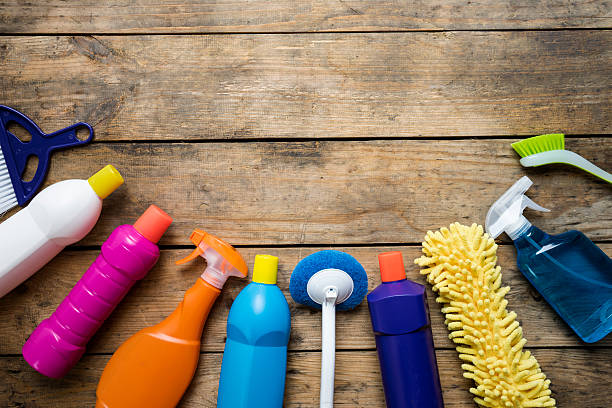
#> input picture Downloads/MEng/clean.jpeg, 612 x 408 px, given in place of the camera
$ python openCV.py   (Python 2 division)
#> lines starting #> are read from the running program, lines starting #| are printed output that depends on the picture; after the words box and inside, x2 and y2 are one past the last pixel; in counts of white or black regions, pixels touching at a corner belong together
"""
Loads and displays a video.
"""

# Importing OpenCV
from picamera.array import PiRGBArray
from picamera import PiCamera

import time
import cv2
import numpy as np


# [7 lines of commented-out code are left out]
time.sleep(0.1)

# Create a VideoCapture object and read from input file
# If the input is the camera, pass 0 instead of the video file name
cap = cv2.VideoCapture(0)

# Check if camera opened successfully
if (cap.isOpened()== False):
  print("Error opening video stream or file")

# Read the video
while(cap.isOpened()):
  # Capture frame-by-frame
  ret, frame = cap.read()
#> frame is the input picture: shape (408, 612, 3); mean B, G, R 103.4, 121.8, 145.1
  if ret == True:

    # Converting the image to grayscale.
    gray = cv2.cvtColor(frame, cv2.COLOR_BGR2GRAY)
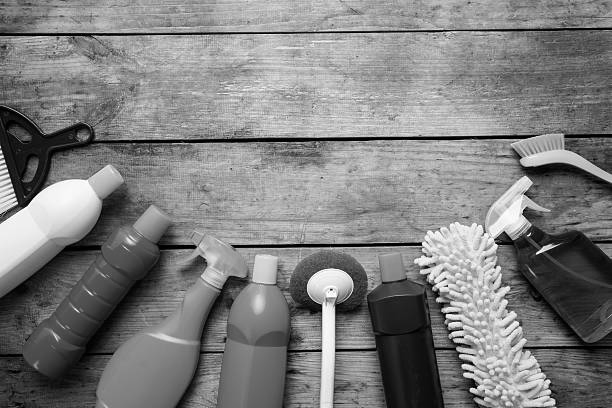
#> gray: shape (408, 612); min 0, max 255, mean 126.7

    # Using the Canny filter to get contours
    edges = cv2.Canny(gray, 20, 30)
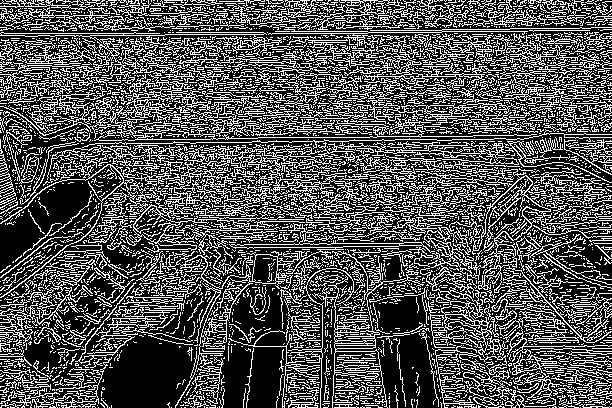
#> edges: shape (408, 612); 32.7% white in thin lines or dots
    # Using the Canny filter with different parameters
    edges_high_thresh = cv2.Canny(gray, 30, 150)
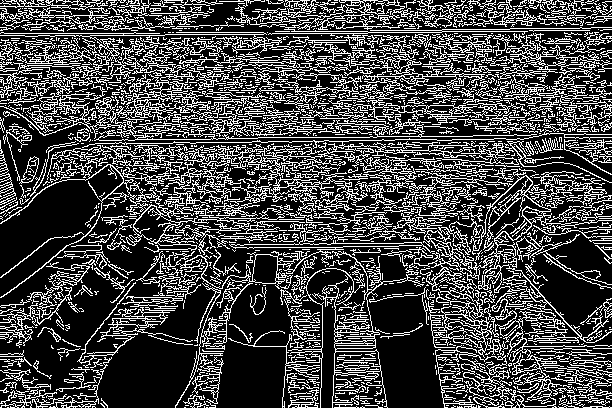
#> edges_high_thresh: shape (408, 612); 27.7% white in thin lines or dots
    # Stacking the images to print them together
    # For comparison
    canny_images = np.hstack((gray, edges_high_thresh))
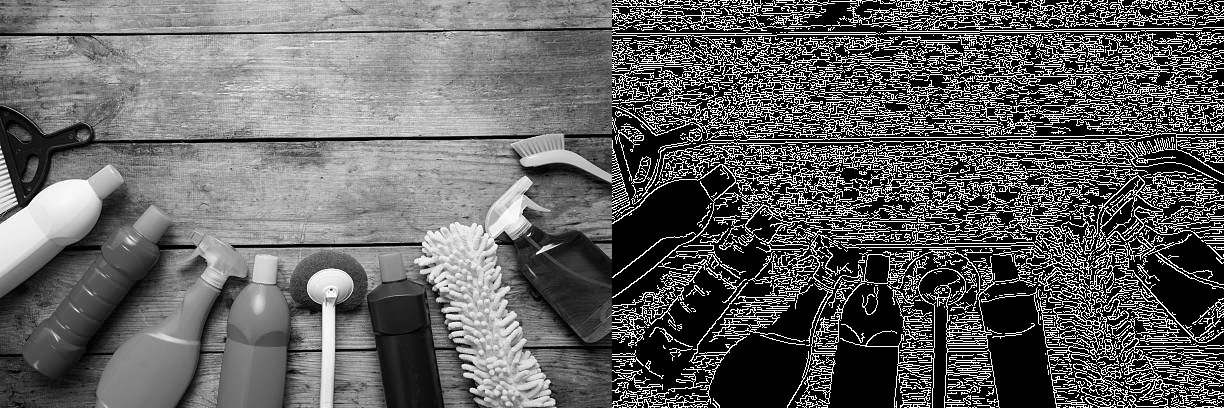
#> canny_images: shape (408, 1224); min 0, max 255, mean 98.6


    imThres = edges_high_thresh
    cnts= cv2.findContours(imThres, cv2.RETR_TREE, cv2.CHAIN_APPROX_SIMPLE)
#> cnts = 2721 contours, 2384 with area under 20; largest, box (x1, y1, x2, y2) and area: (409, 169, 612, 408) 7974, (82, 129, 612, 219) 5048, (424, 175, 551, 269) 2998, (141, 140, 345, 165) 2295, (0, 145, 305, 298) 1988

    print(cnts)
#> (printed output is left out)

    # Display the resulting frame
    cv2.imshow('Frame', canny_images)


    key = cv2.waitKey(33)
#> (key Esc is pressed here)
    # Press Q on keyboard to  exit
    if key == 27:
      break
    elif key == -1:
        continue
    else:
        print key


# When everything done, release the video capture object
cap.release()

# Closes all the frames
cv2.destroyAllWindows()
